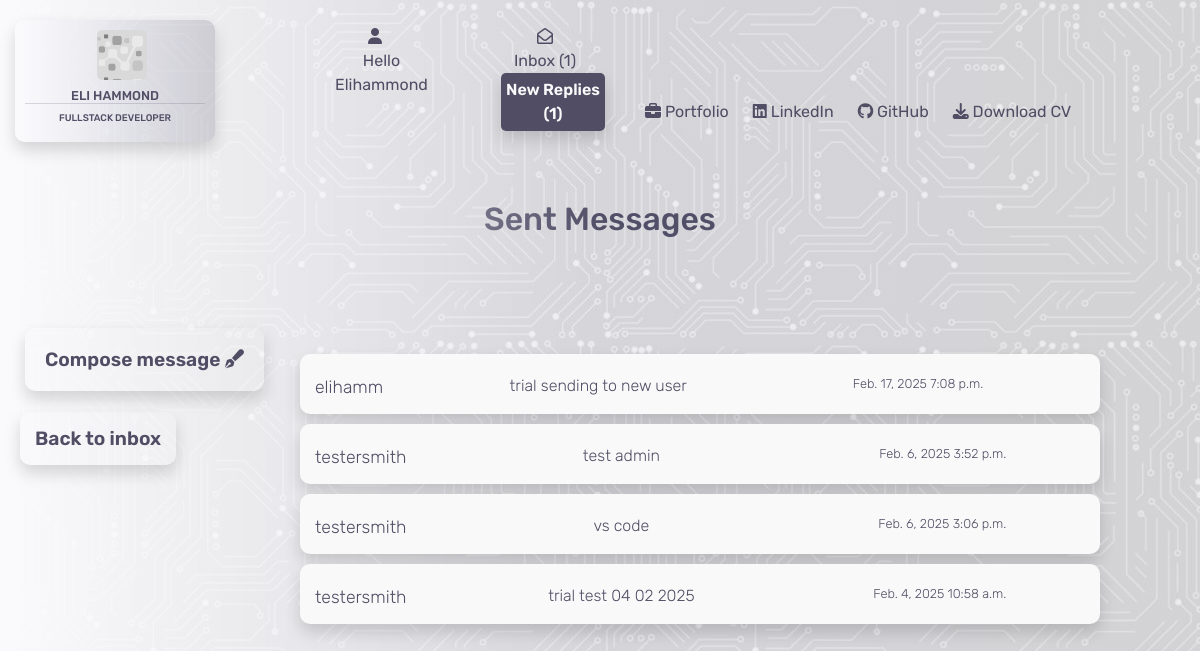
Page /contacts/sent/ (signed in) on the earlier database version.
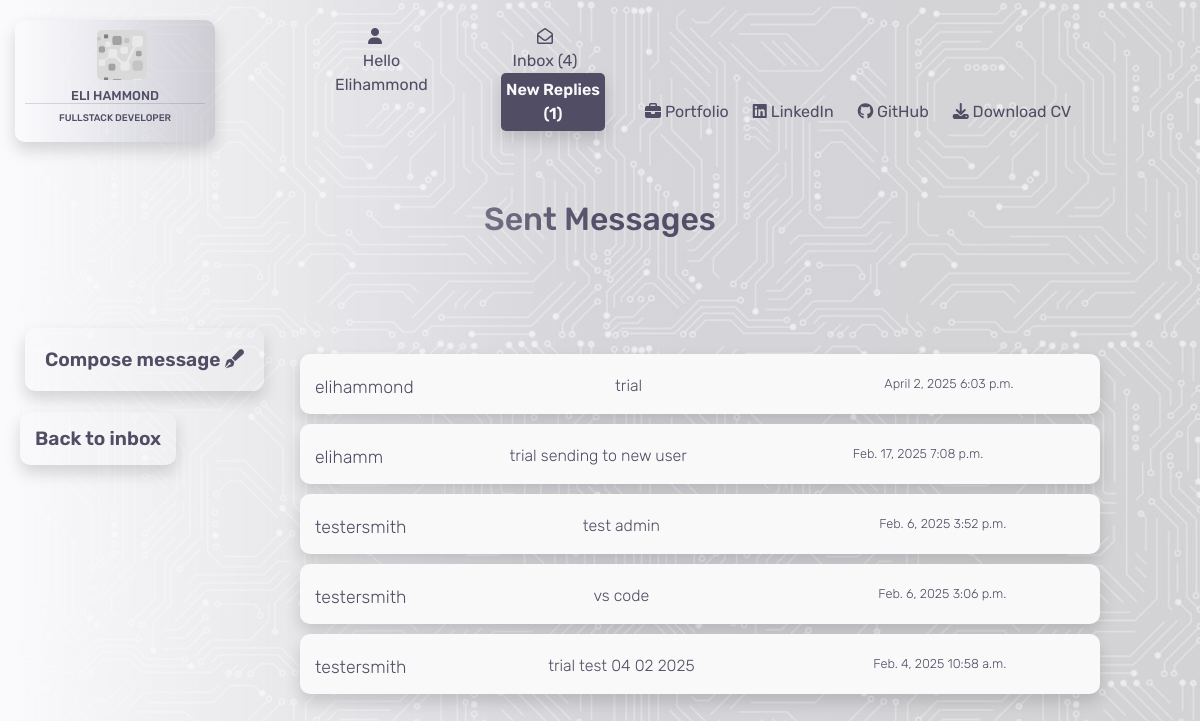
Same page on the later database version.
### contacts/models.py (models this page shows)
class Contacts(models.Model):
    class Meta:
        verbose_name_plural = "Contacts"
    name = models.CharField(max_length=26)
    send_to = models.CharField(max_length=240)
    subject = models.CharField(max_length=52, null=True, blank=True)
    email = models.EmailField()
    phone = models.CharField(max_length=25, null=True, blank=True)
    message = models.TextField()
    date = models.DateField(auto_now_add=True)
    time = models.TimeField(auto_now_add=True)
    read = models.BooleanField(default=False)
    has_reply = models.BooleanField(default=False)
    new_reply = models.BooleanField(default=False)

### contacts/views.py (the view)
# urls.py: path('sent/', views.sent_messages, name='sent_messages'),
@login_required
def sent_messages(request):
    inbox = Contacts.objects.all().order_by('-date', '-time')
    context = {
        'inbox': inbox,
    }
    return render(request, 'contacts/sent_messages.html', context)

### contacts/templates/contacts/sent_messages.html (shortened to what this page needs)
{% extends "base.html" %}
{% load static %}
{% block content %}
<div class="container-fluid">
    <div class="row">
        <div class="col-4"></div>
        <div class="col-4">
            <h2 class="header">Sent Messages</h2>
        </div>
        <div class="col-4"></div>
    </div>
    <div class="inbox-header">
        <a href="{% url 'compose_message' %}" class="compose shadow">Compose message <i class="fa-solid fa-pen-fancy"></i></a>
    </div>
    <div class="inbox-header">
        <a href="{% url 'contacts' %}" class="sent-messages shadow">Back to inbox </a>
    </div>
    {% for i in inbox %}
    <div class="row">
        <div class="col-3">
        </div>
        {% if i.name == user.username %}
        <div class="col-8">
            <div class="message-display">
                <div class="row message-container opened-message shadow">
                    <a href="{% url 'open_message' i.id %}">
                        <div class="col-3">
                            <p class="inbox-name new-message">{{ i.send_to }}
                            </p>
                        </div>
                    </a>
                    <div class="col-6">
                        <a href="{% url 'open_message' i.id %}">
                            {% if i.subject %}
                            <p class="inbox-subject new-message">{{ i.subject }}</p>
                            {% else %}
                            <p class="inbox-subject new-message">no subject</p>
                            {% endif %}
                        </a>
                    </div>
                    <div class="col-3">
                        <a href="{% url 'open_message' i.id %}">
                            <p class="inbox-date-time new-message">{{ i.date }} {{ i.time }}</p>
                        </a>
                    </div>
                </div>
            </div>
        </div>
        {% endif %}
        <div class="col-1"></div>
    </div>
    {% endfor %}
</div>
{% endblock %}

### templates/base.html (shortened to what this page needs)
{% load static %}
<!DOCTYPE html>
<html lang="en">
<head>
    {% block corecss %}
        <link rel="stylesheet" href="https://stackpath.bootstrapcdn.com/bootstrap/4.4.1/css/bootstrap.min.css">
        <link rel="stylesheet" href="https://cdnjs.cloudflare.com/ajax/libs/font-awesome/6.6.0/css/all.min.css">
        <link rel="stylesheet" href="https://cdnjs.cloudflare.com/ajax/libs/font-awesome/6.6.0/css/all.min.css">
        <link rel="stylesheet" href="{% static 'css/base.css' %}">
    {% endblock %}
</head>
<body>
    <header>
        <nav>
            <div class="container-fluid">
                <div class="row">
                    <div class="col-md-3">
                        <a href="{% url 'home' %}">
                            <div class="logo shadow">
                                <div class="logo-logo"></div>
                                <h5>Eli Hammond</h5>
                                <h6>Fullstack Developer</h6>
                            </div>
                        </a>
                    </div>
                    <div class="col-lg-3 col-md-6">
                        <div class="row">
                            <div class="col-md-6">
                                <div class="dropdown">
                                    <div class="dropbtn">
                                        <div class="icon"><i class="fa-solid fa-user"></i></div>
                                        {% if request.user.is_authenticated %}
                                            <div class="hello">
                                                <span class="d-none d-md-block">Hello</span> {{ user.username|capfirst }}
                                            </div>
                                        {% else %}
                                            Login/Register
                                        {% endif %}
                                    </div>
                                </div>
                            </div>
                            <div class="col-md-6 d-none d-md-block">
                                {% if request.user.is_authenticated %}
                                    <div class="message-box">
                                        <a href="{% url 'contacts' %}">
                                            <div class="icon"><i class="fa-regular fa-envelope-open"></i></div>
                                            Inbox ({{ unread_messages }})
                                            {% if total_reply >= 1 %} <p class="new-reply ml-3 shadow">New Replies ({{ total_reply }})</p>{% endif %}
                                        </a>
                                    </div>
                                {% endif %}
                            </div>
                        </div>
                    </div>
                    <div class="col-lg-6 col-md-3">
                    </div>
                </div>
                <div class="row bottom-header">
                    <div class="col-md-6"></div>
                    <div class="col-md-6 d-none d-lg-block">
                        <ul>
                            <li>
                                <a href="{% url 'portfolio' %}">{% block custom_style %}<i class="fa-solid fa-briefcase"></i> Portfolio{% endblock %}</a>
                            </li>
                            <li>
                                <a href="https://www.linkedin.com/in/elliot-hammond-286739298/" target="_blank"><i class="fa-brands fa-linkedin"></i> LinkedIn</a>
                            </li>
                            <li>
                                <a href="https://github.com/e-h-dev" target="_blank"><i class="fa-brands fa-github"></i> GitHub</a>
                            </li>
                            <li>
                                <a href="https://e-hammond.s3.eu-north-1.amazonaws.com/media/CV.pdf" target="_blank"><i class="fa-solid fa-download"></i> Download CV</a>
                            </li>
                        </ul>
                    </div>
                </div>
            </div>
        </nav>
    </header>
    {% block content %}
    {% endblock %}
</body>
</html>

Differences in the rows shown:
added Contacts: send_to "elihammond", subject "trial", date "April 2, 2025", time "6:03 p.m."
Other differences:
{{ unread_messages }}: "1" → "4"
